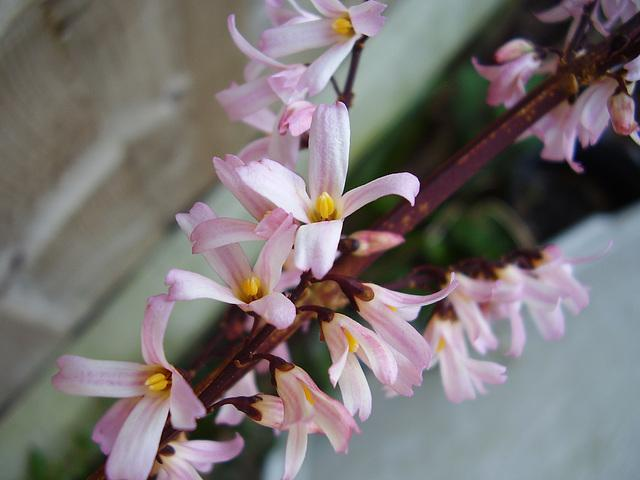
#> input picture python-code/opengl-learning/resources/images/f2.jpg, 640 x 480 px, found by its file name
$ jupyter execute --allow-errors '18-PyCUDA-图像处理-Lapalace边缘检测.ipynb'   (shell and % lines are left out)
#> lines starting #> are read from the running program, lines starting #| are printed output that depends on the picture
# PyCUDA-图像处理-Lapalace边缘检测

[cell 1]
import pycuda.autoinit
import pycuda.driver as cu
from pycuda import gpuarray
from pycuda.reduction import ReductionKernel
from pycuda.elementwise import ElementwiseKernel
import time
import numpy as np
from pycuda.compiler import SourceModule
import string
import cv2
import matplotlib.pyplot as plt
from matplotlib import  animation

[cell 2]
def load_kernel_from_file(fname,kname):
    sources = None
    kernel = None
    with open(fname,encoding='utf-8') as f:
        sources = f.read() # 通过str函数转换为unicode编码
        sm = SourceModule(str(sources))
        kernel = sm.get_function(kname)
    return kernel

def load_kernel_from_string(sources,kname):
    sm = SourceModule(str(sources))
    kernel = sm.get_function(kname)
    return kernel

#> (a cell that did not finish here is left out)

[cell 4]
rgb = cv2.cvtColor(cv2.imread('../../datas/f2.jpg'),cv2.COLOR_BGR2RGB)
rgba = cv2.cvtColor(rgb,cv2.COLOR_RGB2RGBA)
gray = cv2.cvtColor(rgb,cv2.COLOR_RGB2GRAY)
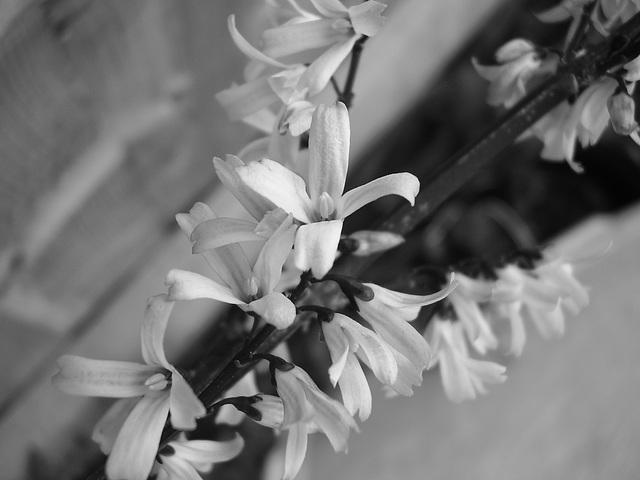
#> gray: shape (480, 640); min 2, max 251, mean 116.2

[cell 5]
rows,cols,ch = rgb.shape
#> rows = 480; cols = 640; ch = 3
block = (32,1,1)
grid = (int(cols*rows/ block[0]),1,1)
#> grid = (9600, 1, 1)
weight = np.array([
    [-1,-1,-1],
    [-1,8,-1],
    [-1,-1,-1]
],dtype=np.int32)

[cell 6]
dst = np.zeros_like(gray).astype(np.uint32)
#> (the rest of this cell did not finish here and is left out)

[cell 7]
print(dst)
#> (printed output is left out)

[cell 8]
dst[dst < 0] = 0
dst[dst > 255] = 255
dst = dst.astype(np.uint8)

[cell 9]
plt.subplot(121)
plt.imshow(gray,'gray')
plt.title('SRC')
plt.xticks([])
plt.yticks([])
plt.subplot(122)
plt.imshow(dst,'gray')
plt.title('Edge Detect')
plt.xticks([])
plt.yticks([])
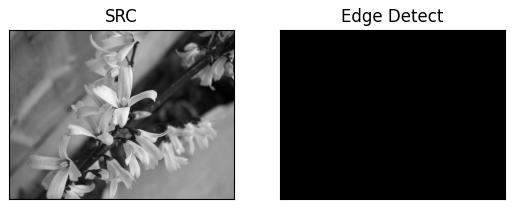
#> figure drawn by matplotlib, 2 panels

$ run again, with python-code/opengl-learning/resources/images/f1.jpg copied over python-code/opengl-learning/resources/images/f2.jpg
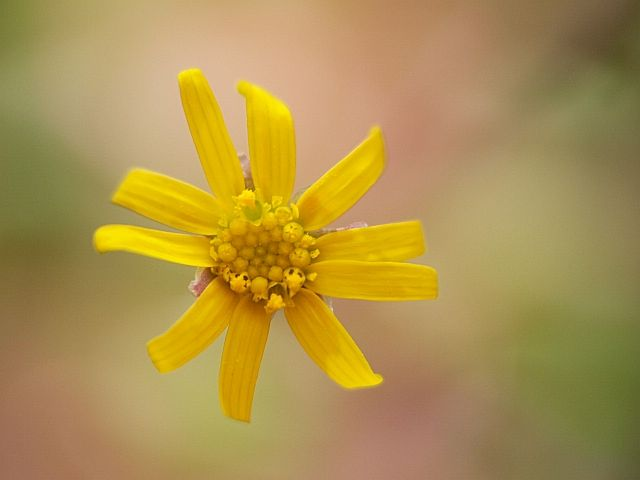
#> input picture python-code/opengl-learning/resources/images/f1.jpg, 640 x 480 px, found by its file name
#> `gray = cv2.cvtColor(rgb,cv2.COLOR_RGB2GRAY)`:
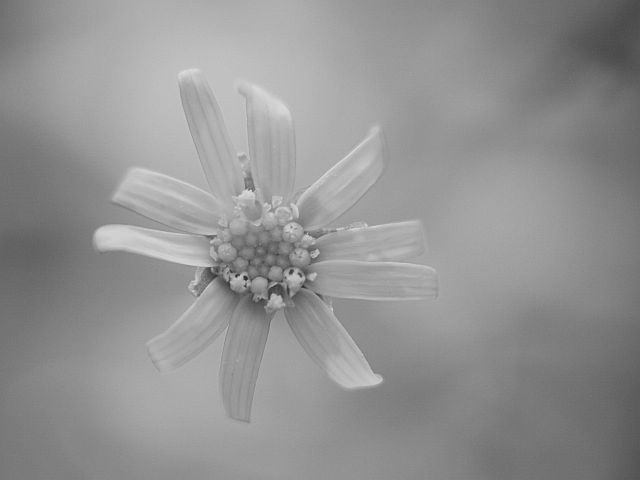
#> gray: shape (480, 640); min 40, max 222, mean 146.4
#> (printed output is left out)
#> `[cell 9] plt.subplot(121) plt.imshow(gray,'gray') plt.title('SRC') plt..`:
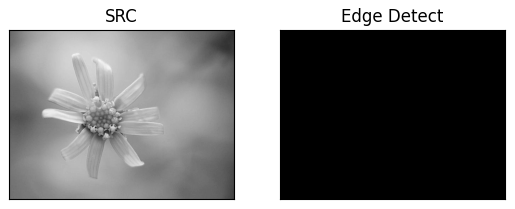
#> figure drawn by matplotlib, 2 panels

$ run again, with python-code/opengl-learning/resources/images/f3.jpg copied over python-code/opengl-learning/resources/images/f2.jpg
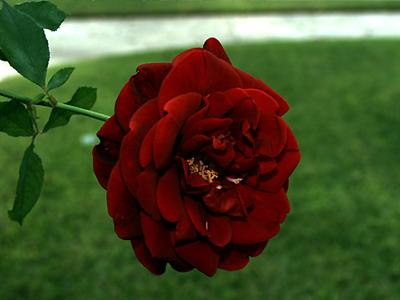
#> input picture python-code/opengl-learning/resources/images/f3.jpg, 400 x 300 px, found by its file name
#> `gray = cv2.cvtColor(rgb,cv2.COLOR_RGB2GRAY)`:
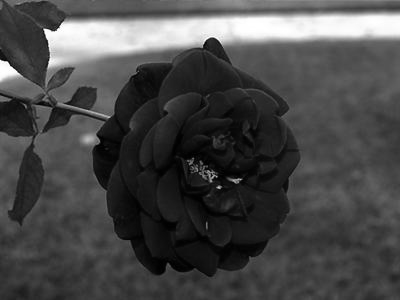
#> gray: shape (300, 400); min 0, max 255, mean 72.5
#> (printed output is left out)
#> `[cell 9] plt.subplot(121) plt.imshow(gray,'gray') plt.title('SRC') plt..`:
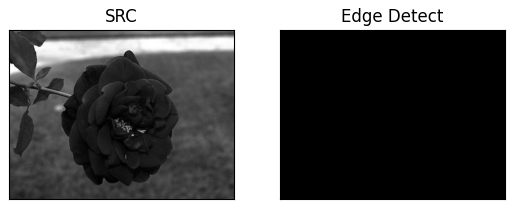
#> figure drawn by matplotlib, 2 panels

$ run again, with python-code/opengl-learning/resources/images/f4.jpg copied over python-code/opengl-learning/resources/images/f2.jpg
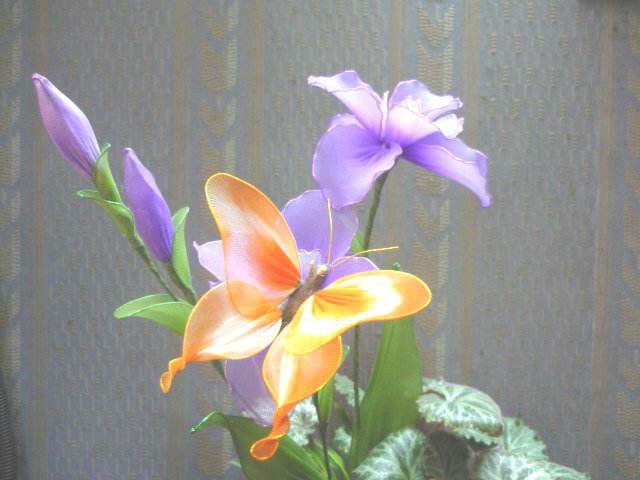
#> input picture python-code/opengl-learning/resources/images/f4.jpg, 640 x 480 px, found by its file name
#> `gray = cv2.cvtColor(rgb,cv2.COLOR_RGB2GRAY)`:
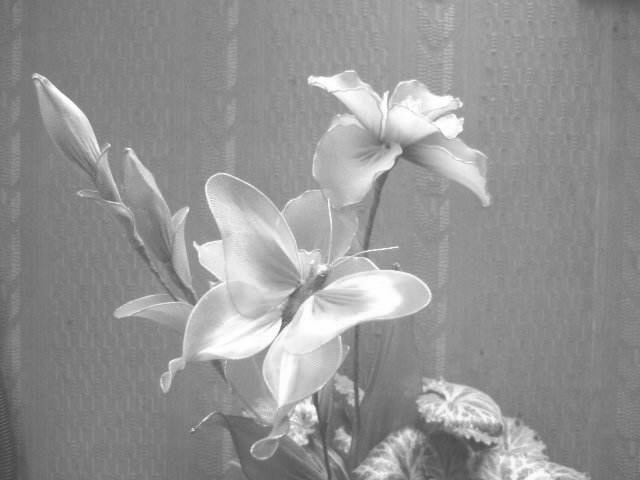
#> gray: shape (480, 640); min 66, max 255, mean 147.9
#> (printed output is left out)
#> `[cell 9] plt.subplot(121) plt.imshow(gray,'gray') plt.title('SRC') plt..`:
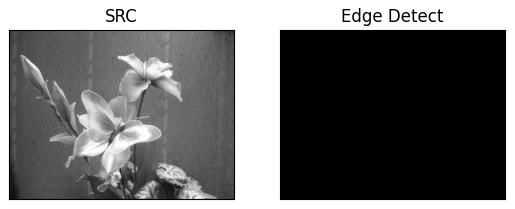
#> figure drawn by matplotlib, 2 panels
